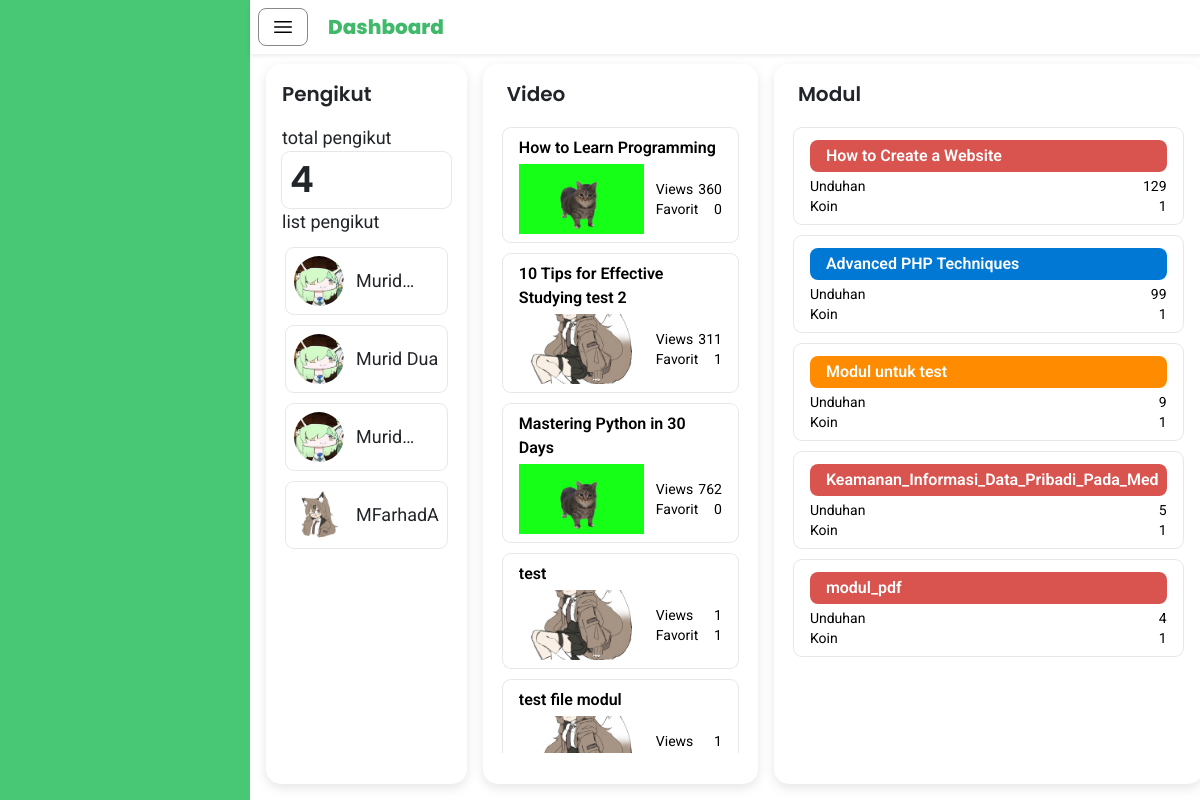
The app's page /guru/index.php (signed in), older data.
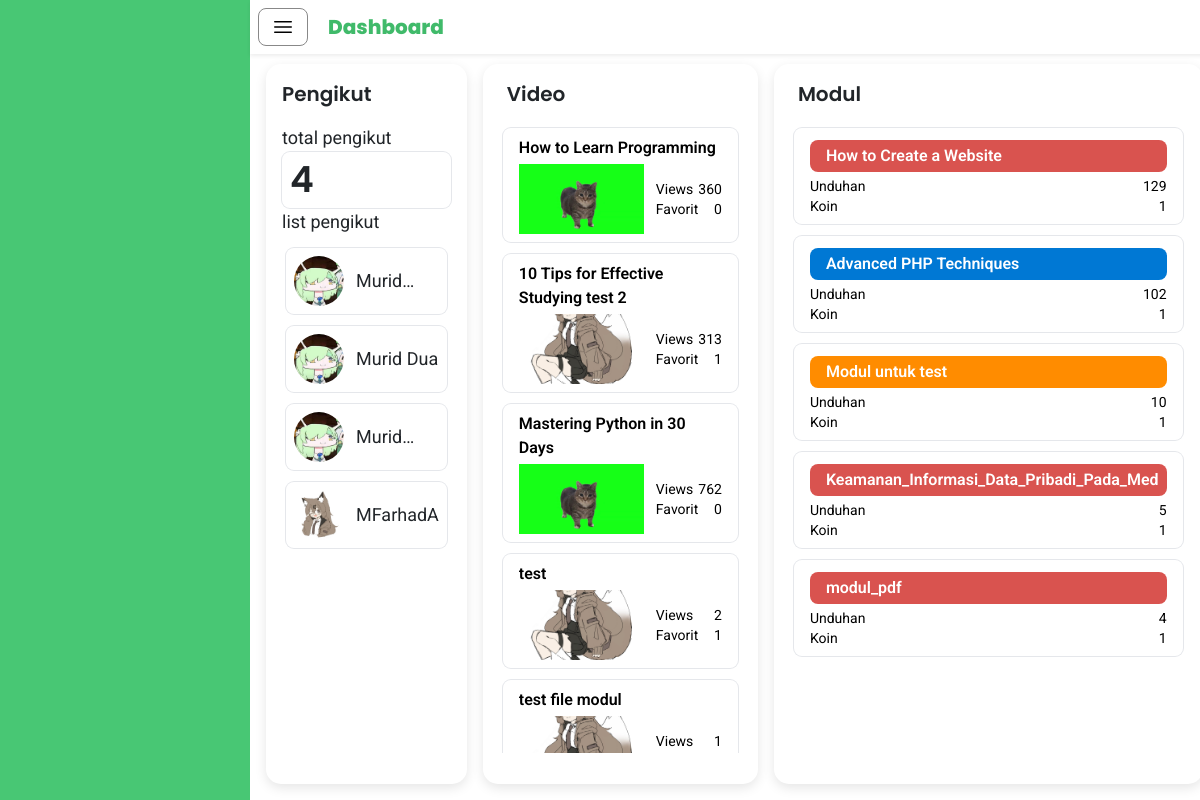
The same page, newer data.
### tables this page shows
CREATE TABLE IF NOT EXISTS `video` (
  `videoID` int NOT NULL AUTO_INCREMENT,
  `teacherID` int NOT NULL,
  `video` varchar(255) NOT NULL DEFAULT '',
  `thumbnail` varchar(255) NOT NULL DEFAULT '',
  `title` varchar(255) NOT NULL,
  `views` int NOT NULL,
  `upload_date` datetime NOT NULL,
  `favorite` int DEFAULT '0',
  PRIMARY KEY (`videoID`),
  KEY `teacherID` (`teacherID`),
  CONSTRAINT `video_ibfk_1` FOREIGN KEY (`teacherID`) REFERENCES `guru` (`teacherID`) ON DELETE CASCADE ON UPDATE CASCADE
);

CREATE TABLE IF NOT EXISTS `modul` (
  `moduleID` int NOT NULL AUTO_INCREMENT,
  `teacherID` int NOT NULL,
  `videoID` int NOT NULL,
  `title` varchar(255) NOT NULL,
  `download` int NOT NULL,
  `modul` varchar(255) NOT NULL,
  PRIMARY KEY (`moduleID`),
  KEY `teacherID` (`teacherID`),
  KEY `FK_modul_video` (`videoID`),
  CONSTRAINT `FK_modul_guru` FOREIGN KEY (`teacherID`) REFERENCES `guru` (`teacherID`),
  CONSTRAINT `FK_modul_video` FOREIGN KEY (`videoID`) REFERENCES `video` (`videoID`)
);

### guru/dataPengikut.php (called while the page is built, shortened)
<?php
include 'datateacherID.php';
$servername = "localhost";
$username = "root";
$password = "";
$dbname = "study_tube";
$conn = new mysqli($servername, $username, $password, $dbname);
$sql = "SELECT
            u.name AS pengikut_nama_murid,
            u.profile_photo AS pengikut_foto_profil_murid
        FROM
            user u
        JOIN
            siswa s ON u.userID = s.userID
        JOIN
            ikuti i ON s.studentID = i.studentID
        WHERE
            i.teacherID = ?
        ";
$stmt = $conn->prepare($sql);
$stmt->bind_param("i", $teacherID);
$stmt->execute();
$resultPengikut = $stmt->get_result();
?>

### guru/datateacherID.php (called while the page is built, shortened)
<?php
$servername = "localhost";
$username = "root";
$password = "";
$dbname = "study_tube";
$conn = new mysqli($servername, $username, $password, $dbname);
$userID = $_SESSION['user_id'];
$sqlteacherID = "SELECT teacherID FROM guru JOIN user ON guru.userID = user.userID WHERE user.userID = ?";
$stmtteacherID = $conn->prepare($sqlteacherID);
$stmtteacherID->bind_param("i", $userID);
$stmtteacherID->execute();
$resultteacherID = $stmtteacherID->get_result();
if ($row = $resultteacherID->fetch_assoc()) {
    $teacherID = $row['teacherID'];
} else {
    echo "Student ID tidak ditemukan.";
}
?>

### guru/dataVideo.php (called while the page is built, shortened)
<?php
include 'datateacherID.php';
$servername = "localhost";
$username = "root";
$password = "";
$dbname = "study_tube";
$conn = new mysqli($servername, $username, $password, $dbname);
$sql = "SELECT
            thumbnail,
            title,
            video,
            views,
            favorite
        FROM
            video
        WHERE
            teacherID = ?
        ";
$stmt = $conn->prepare($sql);
$stmt->bind_param("i", $teacherID);
$stmt->execute();
$resultVideo = $stmt->get_result();
?>

### guru/dataModul.php (called while the page is built, shortened)
<?php
include 'datateacherID.php';
$servername = "localhost";
$username = "root";
$password = "";
$dbname = "study_tube";
$conn = new mysqli($servername, $username, $password, $dbname);
$sql = "SELECT
            title,
            modul,
            download
        FROM
            modul
        WHERE
            teacherID = ?
        ";
$stmt = $conn->prepare($sql);
$stmt->bind_param("i", $teacherID);
$stmt->execute();
$resultModul = $stmt->get_result();
?>

### guru/index.php (the view, shortened to what the changed rows need)
<?php
    include 'dataPengikut.php';
    include 'dataRating.php';
    include 'dataVideo.php';
    include 'dataModul.php';
?>
<!DOCTYPE html>
<html lang="en">
<head>
    <script src="https://cdn.tailwindcss.com"></script>
    <link href="https://cdn.jsdelivr.net/npm/bootstrap@5.3.3/dist/css/bootstrap.min.css" rel="stylesheet">
    <link rel="stylesheet" href="style.css">
</head>
<body>
    <div id="mainContent" class="main-content bg-white">
        <div class="fixed top-0 w-full bg-white z-50 shadow-sm">
            <div class="flex items-center space-x-5 p-2">
                <h1 class="font-poppins font-extrabold text-[#40BA6A] text-xl my-auto">Dashboard</h1>
            </div>
        </div>
        <div class="container mt-12 p-3">
            <div class="flex flex-row h-[90vh] space-x-4">
                <div class="flex flex-row space-x-2 w-1/4">
                    <div class="col-rounded-shadow p-3 flex-auto">
                        <h1 class="font-poppins text-xl mx-auto line-clamp-1 mb-3">Pengikut</h1>
                        <h1 class="font-poppins text-4xl mx-auto line-clamp-1 rounded-lg ring-1 ring-gray-200 p-2">
                            <?php echo $resultPengikut->num_rows; ?>
                        </h1>
                    </div>
                </div>
                <div class="flex flex-row flex-auto space-x-4">
                        <div class="col-rounded-shadow p-2 px-3 w-full">
                            <h1 class="font-poppins text-xl mx-auto line-clamp-1 p-2 mb-2">Video</h1>
                            <div id="list-video" class="flex flex-col space-y-3 overflow-auto max-h-[calc(100%-75px)] p-1">
                                <?php if ($resultVideo && $resultVideo->num_rows > 0): ?>
                                    <?php while ($video = $resultVideo->fetch_assoc()): ?>
                                        <div class="w-full h-auto rounded-lg ring-1 ring-gray-200 py-2 px-3">
                                            <p class="font-roboto text-black text-ellipsis line-clamp-2 mb-1">
                                                <?= htmlspecialchars($video['title']); ?>
                                            </p>
                                            <div class="flex items-center space-x-3">
                                                <div class="overflow-hidden w-[125px] h-[70px] bg-white flex items-center justify-center">
                                                    <div class="mx-auto item thumbnail">
                                                        <img src="<?= htmlspecialchars($video['thumbnail']); ?>" alt="" class="object-cover">
                                                    </div>
                                                </div>
                                                <div class="flex-1">
                                                    <div class="flex justify-between items-center">
                                                        <div>
                                                            <h1 class="font-roboto font-normal text-black text-sm truncate overflow-hidden">Views</h1>
                                                            <h1 class="font-roboto font-normal text-black text-sm truncate overflow-hidden">Favorit</h1>
                                                        </div>
                                                        <div class="text-right">
                                                            <h1 class="font-roboto font-normal text-black text-sm truncate overflow-hidden"><?= htmlspecialchars($video['views']); ?></h1>
                                                            <h1 class="font-roboto font-normal text-black text-sm truncate overflow-hidden"><?= htmlspecialchars($video['favorite']); ?></h1>
                                                        </div>
                                                    </div>
                                                </div>
                                            </div>
                                        </div>
                                    <?php endwhile; ?>
                                <?php else: ?>
                                    <p class="text-lg font-roboto font-normal">Belum ada video tersedia.</p>
                                <?php endif; ?>
                            </div>
                        </div>
                        <div class="col-rounded-shadow p-2 px-3 w-full">
                            <h1 class="font-poppins text-xl mx-auto line-clamp-1 p-2 mb-2">Modul</h1>
                            <div id="list-modul" class="flex flex-col space-y-3 overflow-auto max-h-[calc(100%-75px)] p-1">
                            <?php if ($resultModul && $resultModul->num_rows > 0): ?>
                                <?php while ($modul = $resultModul->fetch_assoc()): ?>
                                    <?php
                                        $file = htmlspecialchars($modul['modul']);
                                        if (strpos($file, '.pdf') !== false) {
                                            $bgColor = 'bg-[#D9534F]';
                                        } elseif (strpos($file, '.docx') !== false || strpos($file, '.doc') !== false) {
                                            $bgColor = 'bg-[#0078D4]';
                                        } elseif (strpos($file, '.pptx') !== false || strpos($file, '.ppt') !== false) {
                                            $bgColor = 'bg-[#FF8C00]';
                                        } else {
                                            $bgColor = 'bg-[#CCCCCC]';
                                        }
                                    ?>
                                    <div class="w-full h-auto rounded-lg ring-1 ring-gray-200 py-2 px-3 items-center">
                                        <div class="flex flex-1 overflow-hidden rounded-lg mt-1 <?= $bgColor ?> px-2 py-1">
                                            <p class="font-roboto text-white text-ellipsis line-clamp-1 pl-2"><?= htmlspecialchars($modul['title']); ?></p>
                                        </div>
                                        <div class="flex flex-1 justify-between items-center mt-1">
                                            <div>
                                                <h1 class="font-roboto font-normal text-black text-sm truncate overflow-hidden">Unduhan</h1>
                                                <h1 class="font-roboto font-normal text-black text-sm truncate overflow-hidden">Koin</h1>
                                            </div>
                                            <div class="text-right">
                                                <h1 class="font-roboto font-normal text-black text-sm truncate overflow-hidden"><?= htmlspecialchars($modul['download']); ?></h1>
                                                <h1 class="font-roboto font-normal text-black text-sm truncate overflow-hidden">1</h1>
                                            </div>
                                        </div>
                                    </div>
                                <?php endwhile; ?>
                            <?php else: ?>
                                <p class="text-lg font-roboto font-normal">Belum ada modul tersedia.</p>
                            <?php endif; ?>
                            </div>
                        </div>
                </div>
            </div>
        </div>
    </div>
</body>
</html>

Row changes from the older to the newer data that the page shows:
changed video "10 Tips for Effective Studying test 2": views "311" → "313"
changed video "test": views "1" → "2"
changed modul "Advanced PHP Techniques": download "99" → "102"
changed modul "Modul untuk test": download "9" → "10"
